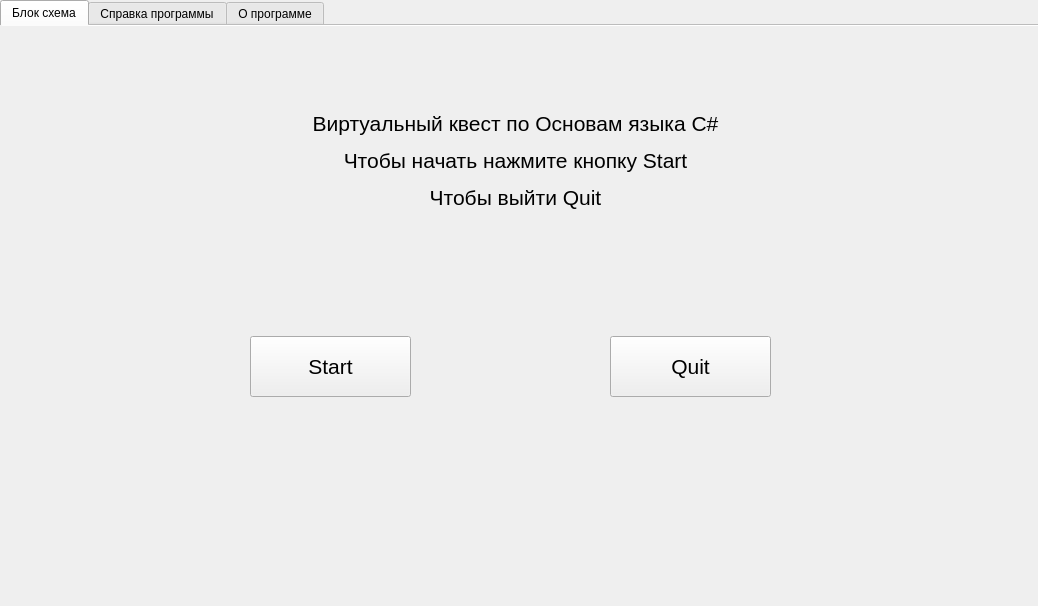
<?xml version="1.0" encoding="UTF-8"?>
<ui version="4.0">
 <class>MainWindow</class>
 <widget class="QMainWindow" name="MainWindow">
  <property name="geometry">
   <rect>
    <x>0</x>
    <y>0</y>
    <width>1038</width>
    <height>606</height>
   </rect>
  </property>
  <property name="minimumSize">
   <size>
    <width>0</width>
    <height>0</height>
   </size>
  </property>
  <property name="windowTitle">
   <string>QuizCsharp</string>
  </property>
  <property name="autoFillBackground">
   <bool>true</bool>
  </property>
  <widget class="QWidget" name="centralwidget">
   <property name="font">
    <font>
     <pointsize>9</pointsize>
    </font>
   </property>
   <layout class="QGridLayout" name="gridLayout_4">
    <property name="leftMargin">
     <number>0</number>
    </property>
    <property name="topMargin">
     <number>0</number>
    </property>
    <property name="rightMargin">
     <number>0</number>
    </property>
    <property name="bottomMargin">
     <number>0</number>
    </property>
    <item row="0" column="0">
     <widget class="QTabWidget" name="tabWidget">
      <property name="enabled">
       <bool>true</bool>
      </property>
      <property name="sizePolicy">
       <sizepolicy hsizetype="Expanding" vsizetype="Expanding">
        <horstretch>0</horstretch>
        <verstretch>0</verstretch>
       </sizepolicy>
      </property>
      <property name="mouseTracking">
       <bool>false</bool>
      </property>
      <property name="focusPolicy">
       <enum>Qt::FocusPolicy::StrongFocus</enum>
      </property>
      <property name="styleSheet">
       <string notr="true"/>
      </property>
      <property name="tabPosition">
       <enum>QTabWidget::TabPosition::North</enum>
      </property>
      <property name="tabShape">
       <enum>QTabWidget::TabShape::Rounded</enum>
      </property>
      <property name="currentIndex">
       <number>0</number>
      </property>
      <property name="iconSize">
       <size>
        <width>17</width>
        <height>17</height>
       </size>
      </property>
      <property name="elideMode">
       <enum>Qt::TextElideMode::ElideRight</enum>
      </property>
      <property name="usesScrollButtons">
       <bool>false</bool>
      </property>
      <property name="documentMode">
       <bool>true</bool>
      </property>
      <property name="tabsClosable">
       <bool>false</bool>
      </property>
      <property name="movable">
       <bool>false</bool>
      </property>
      <property name="tabBarAutoHide">
       <bool>false</bool>
      </property>
      <widget class="QWidget" name="graphicsTab">
       <attribute name="title">
        <string>Блок схема</string>
       </attribute>
       <widget class="QLabel" name="label">
        <property name="geometry">
         <rect>
          <x>210</x>
          <y>20</y>
          <width>611</width>
          <height>291</height>
         </rect>
        </property>
        <property name="font">
         <font>
          <pointsize>16</pointsize>
         </font>
        </property>
        <property name="text">
         <string>&lt;html&gt;&lt;head/&gt;&lt;body&gt;&lt;p&gt;Виртуальный квест по Основам языка С#&lt;/p&gt;&lt;p&gt;Чтобы начать нажмите кнопку Start&lt;/p&gt;&lt;p&gt;Чтобы выйти Quit&lt;/p&gt;&lt;p&gt;&lt;br/&gt;&lt;/p&gt;&lt;/body&gt;&lt;/html&gt;</string>
        </property>
        <property name="alignment">
         <set>Qt::AlignmentFlag::AlignCenter</set>
        </property>
       </widget>
       <widget class="QPushButton" name="pushButton">
        <property name="geometry">
         <rect>
          <x>250</x>
          <y>310</y>
          <width>161</width>
          <height>61</height>
         </rect>
        </property>
        <property name="font">
         <font>
          <pointsize>16</pointsize>
         </font>
        </property>
        <property name="text">
         <string>Start</string>
        </property>
       </widget>
       <widget class="QPushButton" name="pushButton_2">
        <property name="geometry">
         <rect>
          <x>610</x>
          <y>310</y>
          <width>161</width>
          <height>61</height>
         </rect>
        </property>
        <property name="font">
         <font>
          <pointsize>16</pointsize>
         </font>
        </property>
        <property name="text">
         <string>Quit</string>
        </property>
       </widget>
      </widget>
      <widget class="QWidget" name="tab">
       <attribute name="icon">
        <iconset>
         <normaloff>../../Downloads/icons/Hopstarter-Sleek-Xp-Basic-Help.ico</normaloff>../../Downloads/icons/Hopstarter-Sleek-Xp-Basic-Help.ico</iconset>
       </attribute>
       <attribute name="title">
        <string>Справка программы</string>
       </attribute>
       <layout class="QGridLayout" name="gridLayout_5">
        <item row="0" column="0">
         <widget class="QTreeWidget" name="treeWidget_3">
          <property name="font">
           <font>
            <pointsize>10</pointsize>
           </font>
          </property>
          <property name="focusPolicy">
           <enum>Qt::FocusPolicy::StrongFocus</enum>
          </property>
          <column>
           <property name="text">
            <string>Справка</string>
           </property>
          </column>
          <item>
           <property name="text">
            <string>Краткая информация о бинарном дереве</string>
           </property>
           <item>
            <property name="text">
             <string>Двои́чное де́рево (Бинарное дерево) — иерархическая структура данных, в которой каждый узел имеет не более двух потомков (детей). 
Как правило, первый называется родительским узлом, а дети называются левым и правым наследниками. 
Двоичное дерево является упорядоченным ориентированным деревом.
</string>
            </property>
            <property name="flags">
             <set>ItemIsDragEnabled|ItemIsDropEnabled|ItemIsUserCheckable|ItemIsEnabled</set>
            </property>
           </item>
          </item>
          <item>
           <property name="text">
            <string>Для кого предназначена эта программа</string>
           </property>
           <item>
            <property name="text">
             <string>Программа &quot;Визуализатор работы бинарного дерева&quot; предназначена для студентов, преподавателей, разработчиков и всех, 
кто интересуется структурами данных и алгоритмами. Она может быть полезна для изучения работы бинарных деревьев, 
визуализации операций добавления, удаления, поиска узлов, а также для отладки и тестирования алгоритмов на бинарных деревьях. 
Программа поможет пользователям лучше понять принципы работы бинарных деревьев и улучшить навыки программирования.
</string>
            </property>
           </item>
          </item>
          <item>
           <property name="text">
            <string>Использование программы</string>
           </property>
           <item>
            <property name="text">
             <string>1) Добавление элементов: Чтобы добавить новый узел, пользователь должен указать значение (левый или правый потомок) для добавления.

2) Удаление элементов: Для удаления узла из бинарного дерева пользователь должен выбрать узел, который необходимо удалить.

3) Поиск элементов: Для поиска определенного значения в бинарном дереве пользователь должен ввести искомое значение, и программа отобразит путь до найденного узла.</string>
            </property>
           </item>
          </item>
          <item>
           <property name="text">
            <string>Основные функции программы</string>
           </property>
           <item>
            <property name="text">
             <string>    1) Визуализация бинарного дерева: Программа отображает структуру бинарного дерева графически, 
что помогает пользователям лучше понять его устройство.

    2) Добавление элементов: Пользователь может добавлять новые узлы в бинарное дерево, 
указывая значение каждого узла.

    3) Удаление элементов: Программа позволяет удалять узлы из бинарного дерева.

    4) Поиск элементов: Пользователь может выполнять поиск определенного значения в бинарном дереве.

    5) Обходы бинарного дерева: Программа предоставляет возможность выполнять различные обходы бинарного дерева, 
такие как префиксный, инфиксный и постфиксный обходы.

    6) Визуализация операций: В процессе выполнения операций добавления, удаления и поиска узлов, 
программа динамически обновляет визуализацию бинарного дерева, чтобы отразить изменения.

    7) Экспорт и импорт данных: Пользователь может сохранять состояние бинарного дерева и загружать его из файла для последующего использования.

    8) Интерактивный интерфейс: Программа предоставляет удобный и интуитивно понятный интерфейс для взаимодействия с бинарным деревом.</string>
            </property>
           </item>
          </item>
         </widget>
        </item>
       </layout>
      </widget>
      <widget class="QWidget" name="tab_2">
       <attribute name="icon">
        <iconset>
         <normaloff>../../Downloads/icons/Oxygen-Icons.org-Oxygen-Actions-help-about.ico</normaloff>../../Downloads/icons/Oxygen-Icons.org-Oxygen-Actions-help-about.ico</iconset>
       </attribute>
       <attribute name="title">
        <string>О программе</string>
       </attribute>
       <widget class="QFrame" name="frame">
        <property name="geometry">
         <rect>
          <x>240</x>
          <y>110</y>
          <width>581</width>
          <height>311</height>
         </rect>
        </property>
        <property name="frameShape">
         <enum>QFrame::Shape::StyledPanel</enum>
        </property>
        <property name="frameShadow">
         <enum>QFrame::Shadow::Raised</enum>
        </property>
        <widget class="QLabel" name="label_5">
         <property name="geometry">
          <rect>
           <x>100</x>
           <y>10</y>
           <width>391</width>
           <height>21</height>
          </rect>
         </property>
         <property name="font">
          <font>
           <pointsize>12</pointsize>
          </font>
         </property>
         <property name="text">
          <string>Виртуальный квест «По основам языка С#».</string>
         </property>
        </widget>
       </widget>
      </widget>
     </widget>
    </item>
   </layout>
  </widget>
 </widget>
 <resources/>
 <connections/>
</ui>
